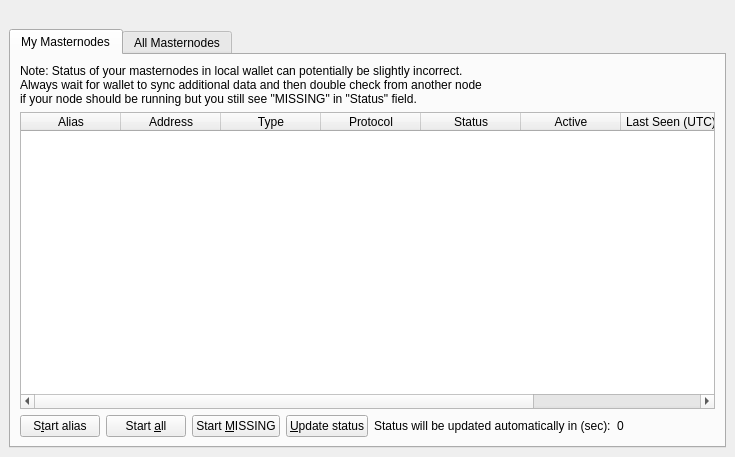
<?xml version="1.0" encoding="UTF-8"?>
<ui version="4.0">
 <class>MasternodeList</class>
 <widget class="QWidget" name="MasternodeList">
  <property name="geometry">
   <rect>
    <x>0</x>
    <y>0</y>
    <width>723</width>
    <height>457</height>
   </rect>
  </property>
  <property name="windowTitle">
   <string>Form</string>
  </property>
  <layout class="QVBoxLayout" name="topLayout" stretch="0">
   <property name="leftMargin">
    <number>9</number>
   </property>
   <property name="topMargin">
    <number>9</number>
   </property>
   <property name="rightMargin">
    <number>9</number>
   </property>
   <property name="bottomMargin">
    <number>9</number>
   </property>
   <item>
    <layout class="QVBoxLayout" name="verticalLayout_Master" stretch="0,1">
     <property name="spacing">
      <number>0</number>
     </property>
     <item>
      <spacer name="horizontalSpacer0">
       <property name="orientation">
        <enum>Qt::Horizontal</enum>
       </property>
       <property name="sizeHint" stdset="0">
        <size>
         <width>40</width>
         <height>20</height>
        </size>
       </property>
      </spacer>
     </item>
     <item>
      <widget class="QTabWidget" name="tabWidget">
       <property name="currentIndex">
        <number>0</number>
       </property>
       <widget class="QWidget" name="tabMyMasternodes">
        <attribute name="title">
         <string>My Masternodes</string>
        </attribute>
        <layout class="QGridLayout" name="gridLayout_2">
         <item row="0" column="0">
          <layout class="QVBoxLayout" name="verticalLayout_2">
           <property name="bottomMargin">
            <number>0</number>
           </property>
           <item>
            <layout class="QHBoxLayout" name="horizontalLayout_note">
             <property name="bottomMargin">
              <number>0</number>
             </property>
             <item>
              <widget class="QLabel" name="updateNote">
               <property name="text">
                <string>Note: Status of your masternodes in local wallet can potentially be slightly incorrect.&lt;br /&gt;Always wait for wallet to sync additional data and then double check from another node&lt;br /&gt;if your node should be running but you still see &quot;MISSING&quot; in &quot;Status&quot; field.</string>
               </property>
              </widget>
             </item>
            </layout>
           </item>
           <item>
            <widget class="QTableWidget" name="tableWidgetMyMasternodes">
             <property name="minimumSize">
              <size>
               <width>695</width>
               <height>0</height>
              </size>
             </property>
             <property name="palette">
              <palette>
               <active>
                <colorrole role="Text">
                 <brush brushstyle="SolidPattern">
                  <color alpha="255">
                   <red>51</red>
                   <green>51</green>
                   <blue>51</blue>
                  </color>
                 </brush>
                </colorrole>
               </active>
               <inactive>
                <colorrole role="Text">
                 <brush brushstyle="SolidPattern">
                  <color alpha="255">
                   <red>51</red>
                   <green>51</green>
                   <blue>51</blue>
                  </color>
                 </brush>
                </colorrole>
               </inactive>
               <disabled>
                <colorrole role="Text">
                 <brush brushstyle="SolidPattern">
                  <color alpha="255">
                   <red>85</red>
                   <green>85</green>
                   <blue>85</blue>
                  </color>
                 </brush>
                </colorrole>
               </disabled>
              </palette>
             </property>
             <property name="editTriggers">
              <set>QAbstractItemView::NoEditTriggers</set>
             </property>
             <property name="alternatingRowColors">
              <bool>true</bool>
             </property>
             <property name="selectionMode">
              <enum>QAbstractItemView::SingleSelection</enum>
             </property>
             <property name="selectionBehavior">
              <enum>QAbstractItemView::SelectRows</enum>
             </property>
             <property name="sortingEnabled">
              <bool>true</bool>
             </property>
             <attribute name="horizontalHeaderStretchLastSection">
              <bool>true</bool>
             </attribute>
             <attribute name="ResizeMode">
              <enum>QHeaderView::Interactive</enum>
             </attribute>
             <column>
              <property name="text">
               <string>Alias</string>
              </property>
             </column>
             <column>
              <property name="text">
               <string>Address</string>
              </property>
             </column>
             <column>
              <property name="text">
               <string>Type</string>
              </property>
             </column>
             <column>
              <property name="text">
               <string>Protocol</string>
              </property>
             </column>
             <column>
              <property name="text">
               <string>Status</string>
              </property>
             </column>
             <column>
              <property name="text">
               <string>Active</string>
              </property>
             </column>
             <column>
              <property name="text">
               <string>Last Seen (UTC)</string>
              </property>
             </column>
             <column>
              <property name="text">
               <string>Pubkey</string>
              </property>
             </column>
            </widget>
           </item>
           <item>
            <layout class="QHBoxLayout" name="horizontalLayout_5">
             <property name="bottomMargin">
              <number>0</number>
             </property>
             <item>
              <widget class="QPushButton" name="startButton">
               <property name="text">
                <string>S&amp;tart alias</string>
               </property>
              </widget>
             </item>
             <item>
              <widget class="QPushButton" name="startAllButton">
               <property name="text">
                <string>Start &amp;all</string>
               </property>
              </widget>
             </item>
             <item>
              <widget class="QPushButton" name="startMissingButton">
               <property name="text">
                <string>Start &amp;MISSING</string>
               </property>
              </widget>
             </item>
             <item>
              <widget class="QPushButton" name="UpdateButton">
               <property name="text">
                <string>&amp;Update status</string>
               </property>
              </widget>
             </item>
             <item>
              <widget class="QLabel" name="autoupdate_label">
               <property name="text">
                <string>Status will be updated automatically in (sec):</string>
               </property>
              </widget>
             </item>
             <item>
              <widget class="QLabel" name="secondsLabel">
               <property name="text">
                <string>0</string>
               </property>
              </widget>
             </item>
             <item>
              <spacer name="horizontalSpacer_5">
               <property name="orientation">
                <enum>Qt::Horizontal</enum>
               </property>
               <property name="sizeHint" stdset="0">
                <size>
                 <width>40</width>
                 <height>20</height>
                </size>
               </property>
              </spacer>
             </item>
            </layout>
           </item>
          </layout>
         </item>
        </layout>
       </widget>
       <widget class="QWidget" name="tabAllMasternodes">
        <attribute name="title">
         <string>All Masternodes</string>
        </attribute>
        <layout class="QGridLayout" name="gridLayout">
         <item row="1" column="0">
          <widget class="QTableWidget" name="tableWidgetMasternodes">
           <property name="palette">
            <palette>
             <active>
              <colorrole role="Text">
               <brush brushstyle="SolidPattern">
                <color alpha="255">
                 <red>51</red>
                 <green>51</green>
                 <blue>51</blue>
                </color>
               </brush>
              </colorrole>
             </active>
             <inactive>
              <colorrole role="Text">
               <brush brushstyle="SolidPattern">
                <color alpha="255">
                 <red>51</red>
                 <green>51</green>
                 <blue>51</blue>
                </color>
               </brush>
              </colorrole>
             </inactive>
             <disabled>
              <colorrole role="Text">
               <brush brushstyle="SolidPattern">
                <color alpha="255">
                 <red>85</red>
                 <green>85</green>
                 <blue>85</blue>
                </color>
               </brush>
              </colorrole>
             </disabled>
            </palette>
           </property>
           <property name="editTriggers">
            <set>QAbstractItemView::NoEditTriggers</set>
           </property>
           <property name="alternatingRowColors">
            <bool>true</bool>
           </property>
           <property name="selectionBehavior">
            <enum>QAbstractItemView::SelectRows</enum>
           </property>
           <property name="sortingEnabled">
            <bool>true</bool>
           </property>
           <attribute name="horizontalHeaderStretchLastSection">
            <bool>true</bool>
           </attribute>
           <attribute name="ResizeMode">
            <enum>QHeaderView::Interactive</enum>
           </attribute>
           <column>
            <property name="text">
             <string>Address</string>
            </property>
           </column>
           <column>
            <property name="text">
             <string>Type</string>
            </property>
           </column>
           <column>
            <property name="text">
             <string>Protocol</string>
            </property>
           </column>
           <column>
            <property name="text">
             <string>Status</string>
            </property>
           </column>
           <column>
            <property name="text">
             <string>Active</string>
            </property>
           </column>
           <column>
            <property name="text">
             <string>Last Seen (UTC)</string>
            </property>
           </column>
           <column>
            <property name="text">
             <string>Pubkey</string>
            </property>
           </column>
          </widget>
         </item>
         <item row="0" column="0">
          <layout class="QHBoxLayout" name="horizontalLayout_3">
           <property name="bottomMargin">
            <number>0</number>
           </property>
           <item>
            <widget class="QLabel" name="label_filter">
             <property name="text">
              <string>Filter List:</string>
             </property>
            </widget>
           </item>
           <item>
            <widget class="QLineEdit" name="filterLineEdit">
             <property name="toolTip">
              <string>Filter masternode list</string>
             </property>
            </widget>
           </item>
           <item>
            <spacer name="horizontalSpacer_3">
             <property name="orientation">
              <enum>Qt::Horizontal</enum>
             </property>
             <property name="sizeHint" stdset="0">
              <size>
               <width>10</width>
               <height>20</height>
              </size>
             </property>
            </spacer>
           </item>
           <item>
            <widget class="QLabel" name="label_count">
             <property name="text">
              <string>Node Count:</string>
             </property>
            </widget>
           </item>
           <item>
            <widget class="QLabel" name="countLabel">
             <property name="text">
              <string>0</string>
             </property>
            </widget>
           </item>
          </layout>
         </item>
        </layout>
       </widget>
      </widget>
     </item>
    </layout>
   </item>
  </layout>
 </widget>
 <resources/>
 <connections/>
</ui>
